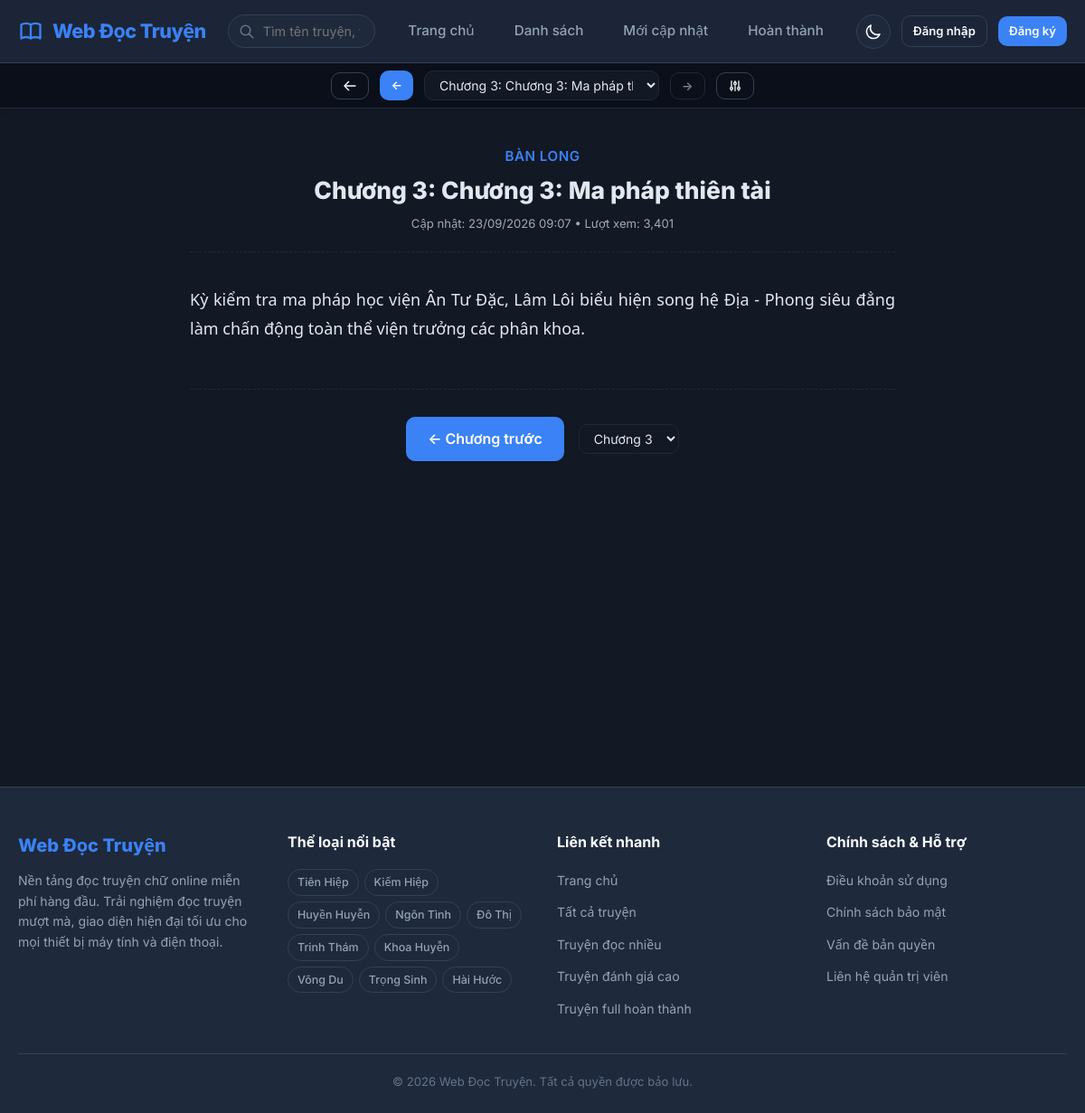
/stories/ban-long/chapter/chuong-3-ma-phap-thien-tai, run on the app's committed database.
### tables this page shows
CREATE TABLE IF NOT EXISTS `chapters` (
    `id` INT AUTO_INCREMENT PRIMARY KEY,
    `story_id` INT NOT NULL,
    `chapter_number` FLOAT NOT NULL,
    `title` VARCHAR(255) NOT NULL,
    `slug` VARCHAR(280) NOT NULL,
    `content` LONGTEXT NOT NULL,
    `views_count` INT UNSIGNED DEFAULT 0,
    `status` ENUM('published', 'draft') DEFAULT 'published',
    `created_at` TIMESTAMP DEFAULT CURRENT_TIMESTAMP,
    `updated_at` TIMESTAMP DEFAULT CURRENT_TIMESTAMP ON UPDATE CURRENT_TIMESTAMP,
    UNIQUE KEY `uk_story_chapter_num` (`story_id`, `chapter_number`),
    UNIQUE KEY `uk_story_chapter_slug` (`story_id`, `slug`),
    CONSTRAINT `fk_chapters_story` FOREIGN KEY (`story_id`) REFERENCES `stories`(`id`) ON DELETE CASCADE,
    INDEX `idx_chapter_order` (`story_id`, `chapter_number`)
);

CREATE TABLE IF NOT EXISTS `stories` (
    `id` INT AUTO_INCREMENT PRIMARY KEY,
    `author_id` INT NULL,
    `title` VARCHAR(255) NOT NULL,
    `slug` VARCHAR(280) NOT NULL UNIQUE,
    `description` LONGTEXT NOT NULL,
    `cover_image` VARCHAR(255) DEFAULT 'default-cover.jpg',
    `status` ENUM('updating', 'completed', 'paused') DEFAULT 'updating',
    `views_count` INT UNSIGNED DEFAULT 0,
    `rating_avg` DECIMAL(3, 2) DEFAULT 0.00,
    `rating_count` INT UNSIGNED DEFAULT 0,
    `created_at` TIMESTAMP DEFAULT CURRENT_TIMESTAMP,
    `updated_at` TIMESTAMP DEFAULT CURRENT_TIMESTAMP ON UPDATE CURRENT_TIMESTAMP,
    CONSTRAINT `fk_stories_author` FOREIGN KEY (`author_id`) REFERENCES `authors`(`id`) ON DELETE SET NULL,
    INDEX `idx_stories_views` (`views_count`),
    INDEX `idx_stories_rating` (`rating_avg`),
    INDEX `idx_stories_status` (`status`),
    INDEX `idx_stories_updated` (`updated_at`)
);

CREATE TABLE IF NOT EXISTS `categories` (
    `id` INT AUTO_INCREMENT PRIMARY KEY,
    `name` VARCHAR(100) NOT NULL UNIQUE,
    `slug` VARCHAR(120) NOT NULL UNIQUE,
    `description` TEXT NULL,
    `created_at` TIMESTAMP DEFAULT CURRENT_TIMESTAMP
);

### public/views/reader.php (the view, shortened to what the rows shown need)
<?php
$storySlug = $storySlug ?? ($_GET['storySlug'] ?? '');
$chapterSlug = $chapterSlug ?? ($_GET['chapterSlug'] ?? '');
$chapterModel = new Chapter();
$chapter = $chapterModel->getChapterForReading($storySlug, $chapterSlug);
require_once __DIR__ . '/layouts/header.php';
?>
<div class="reader-page">
    <div class="reader-controls-bar">
        <a href="<?= APP_URL ?>/stories/<?= $chapter['story_slug'] ?>" class="btn btn-sm btn-outline" title="Về trang giới thiệu truyện">
            <svg style="width:16px;height:16px;" fill="none" viewBox="0 0 24 24" stroke="currentColor">
                <path stroke-linecap="round" stroke-linejoin="round" stroke-width="2" d="M10 19l-7-7m0 0l7-7m-7 7h18" />
            </svg>
        </a>
        <?php if ($chapter['prev']): ?>
            <a id="prev-chapter-btn" href="<?= APP_URL ?>/stories/<?= $chapter['story_slug'] ?>/chapter/<?= $chapter['prev']['slug'] ?>" class="btn btn-sm btn-primary" title="Phím tắt: Mũi tên trái">
                &larr; <span style="display:none; @media(min-width:640px){display:inline;}">Chương trước</span>
            </a>
        <?php else: ?>
            <button class="btn btn-sm btn-outline" disabled style="opacity:0.5; cursor:not-allowed;">&larr;</button>
        <?php endif; ?>
        <select class="chapter-select">
            <?php foreach ($chapter['all_chapters'] as $ch): ?>
                <option value="<?= APP_URL ?>/stories/<?= $chapter['story_slug'] ?>/chapter/<?= $ch['slug'] ?>" <?= ((int)$ch['id'] === (int)$chapter['id']) ? 'selected' : '' ?>>
                    Chương <?= $ch['chapter_number'] ?>: <?= htmlspecialchars($ch['title']) ?>
                </option>
            <?php endforeach; ?>
        </select>
        <?php if ($chapter['next']): ?>
            <a id="next-chapter-btn" href="<?= APP_URL ?>/stories/<?= $chapter['story_slug'] ?>/chapter/<?= $chapter['next']['slug'] ?>" class="btn btn-sm btn-primary" title="Phím tắt: Mũi tên phải">
                <span style="display:none; @media(min-width:640px){display:inline;}">Chương sau</span> &rarr;
            </a>
        <?php else: ?>
            <button class="btn btn-sm btn-outline" disabled style="opacity:0.5; cursor:not-allowed;">&rarr;</button>
        <?php endif; ?>
        <button id="reader-settings-toggle" class="btn btn-sm btn-outline" title="Tùy chỉnh đọc">
            <svg style="width:16px;height:16px;" fill="none" viewBox="0 0 24 24" stroke="currentColor">
                <path stroke-linecap="round" stroke-linejoin="round" stroke-width="2" d="M12 6V4m0 2a2 2 0 100 4m0-4a2 2 0 110 4m-6 8a2 2 0 100-4m0 4a2 2 0 110-4m0 4v2m0-6V4m6 6v10m6-2a2 2 0 100-4m0 4a2 2 0 110-4m0 4v2m0-6V4" />
            </svg>
        </button>
    </div>
    <main class="reader-container reader-width-medium">
        <header class="reader-chapter-title-heading">
            <a href="<?= APP_URL ?>/stories/<?= $chapter['story_slug'] ?>" style="font-size:0.95rem; font-weight:600; color:var(--primary); text-transform:uppercase; letter-spacing:0.5px; display:inline-block; margin-bottom:8px;">
                <?= htmlspecialchars($chapter['story_title']) ?>
            </a>
            <h1>Chương <?= $chapter['chapter_number'] ?>: <?= htmlspecialchars($chapter['title']) ?></h1>
            <div class="reader-meta">
                Cập nhật: <?= date('d/m/Y H:i', strtotime($chapter['created_at'])) ?> &bull; Lượt xem: <?= number_format($chapter['views_count'] + 1) ?>
            </div>
        </header>
        <article class="reader-content font-sans-serif" style="font-size: 18px; line-height: 1.8;">
            <?= $chapter['content'] ?>
        </article>
        <div class="reader-footer-nav">
            <?php if ($chapter['prev']): ?>
                <a href="<?= APP_URL ?>/stories/<?= $chapter['story_slug'] ?>/chapter/<?= $chapter['prev']['slug'] ?>" class="btn btn-primary btn-lg">
                    &larr; Chương trước
                </a>
            <?php endif; ?>
            <select class="chapter-select" style="max-width:200px;">
                <?php foreach ($chapter['all_chapters'] as $ch): ?>
                    <option value="<?= APP_URL ?>/stories/<?= $chapter['story_slug'] ?>/chapter/<?= $ch['slug'] ?>" <?= ((int)$ch['id'] === (int)$chapter['id']) ? 'selected' : '' ?>>
                        Chương <?= $ch['chapter_number'] ?>
                    </option>
                <?php endforeach; ?>
            </select>
        </div>
    </main>
</div>
<?php require_once __DIR__ . '/layouts/footer.php'; ?>

### app/core/Router.php (shortened to what the rows shown need)
<?php
class Router {
    private array $routes = [];
    private function addRoute(string $method, string $path, array|callable|string $handler): void {
        $pattern = preg_replace('/\/:([^\/]+)/', '/(?P<$1>[^/]+)', $path);
        $pattern = '#^' . $pattern . '$#';
        $this->routes[] = [
            'method'  => $method,
            'path'    => $path,
            'pattern' => $pattern,
            'handler' => $handler
        ];
    }
    public function dispatch(): void {
        $uri = parse_url($_SERVER['REQUEST_URI'], PHP_URL_PATH);
        $method = $_SERVER['REQUEST_METHOD'] ?? 'GET';
        if (defined('APP_URL')) {
            $appPath = parse_url(APP_URL, PHP_URL_PATH);
            if (!empty($appPath) && $appPath !== '/' && stripos($uri, $appPath) === 0) {
                $uri = substr($uri, strlen($appPath));
            }
        }
        $uri = '/' . trim($uri, '/');
        foreach ($this->routes as $route) {
            if ($route['method'] !== 'ANY' && $route['method'] !== $method) {
                continue;
            }
            if (preg_match($route['pattern'], $uri, $matches)) {
                $params = [];
                foreach ($matches as $key => $value) {
                    if (is_string($key)) {
                        $params[$key] = urldecode($value);
                    }
                }
                $handler = $route['handler'];
                if (is_string($handler)) {
                    extract($params);
                    $viewFile = PUBLIC_PATH . "/views/{$handler}.php";
                    if (file_exists($viewFile)) {
                        require_once $viewFile;
                        return;
                    }
                }
            }
        }
    }
}

### public/views/layouts/footer.php (shortened to what the rows shown need)
<?php
$footerCategories = (new Category())->all('id ASC');
?>
<footer class="site-footer">
    <div class="container">
        <div class="footer-grid">
            <div>
                <div class="footer-brand"><?= APP_NAME ?></div>
                <p class="footer-desc">
                    Nền tảng đọc truyện chữ online miễn phí hàng đầu. Trải nghiệm đọc truyện mượt mà, giao diện hiện đại tối ưu cho mọi thiết bị máy tính và điện thoại.
                </p>
            </div>
            <div>
                <div class="footer-title">Thể loại nổi bật</div>
                <div style="display:flex; flex-wrap:wrap; gap:6px;">
                    <?php foreach (array_slice($footerCategories, 0, 10) as $cat): ?>
                        <a href="<?= APP_URL ?>/stories?category=<?= $cat['slug'] ?>" class="filter-tag" style="font-size:0.78rem; padding:4px 10px;">
                            <?= htmlspecialchars($cat['name']) ?>
                        </a>
                    <?php endforeach; ?>
                </div>
            </div>
            <div>
                <div class="footer-title">Liên kết nhanh</div>
                <ul class="footer-links">
                    <li><a href="<?= APP_URL ?>" class="footer-link">Trang chủ</a></li>
                    <li><a href="<?= APP_URL ?>/stories" class="footer-link">Tất cả truyện</a></li>
                    <li><a href="<?= APP_URL ?>/stories?sort=views" class="footer-link">Truyện đọc nhiều</a></li>
                    <li><a href="<?= APP_URL ?>/stories?sort=rating" class="footer-link">Truyện đánh giá cao</a></li>
                    <li><a href="<?= APP_URL ?>/stories?status=completed" class="footer-link">Truyện full hoàn thành</a></li>
                </ul>
            </div>
            <div>
                <div class="footer-title">Chính sách & Hỗ trợ</div>
                <ul class="footer-links">
                    <li><a href="#" class="footer-link">Điều khoản sử dụng</a></li>
                    <li><a href="#" class="footer-link">Chính sách bảo mật</a></li>
                    <li><a href="#" class="footer-link">Vấn đề bản quyền</a></li>
                    <li><a href="#" class="footer-link">Liên hệ quản trị viên</a></li>
                </ul>
            </div>
        </div>
        <div class="footer-bottom">
            <p>&copy; <?= date('Y') ?> <?= APP_NAME ?>. Tất cả quyền được bảo lưu.</p>
        </div>
    </div>
</footer>
</body>
</html>

### data on the page
chapters: story.title "BÀN LONG", chapter_number "3", title "Chương 3: Ma pháp thiên tài", created_at "23/09/2026 09:07", $chapter['views_count'] + 1 "3,401", content "Kỳ kiểm tra ma pháp học viện Ân Tư Đặc, Lâm Lôi biểu hiện song hệ Địa - Phong siêu đẳng làm chấn động toàn thể viện trưởng các phân khoa."
categories: name "Tiên Hiệp"
categories: name "Kiếm Hiệp"
categories: name "Huyền Huyễn"
categories: name "Ngôn Tình"
categories: name "Đô Thị"
categories: name "Trinh Thám"
categories: name "Khoa Huyễn"
categories: name "Võng Du"
categories: name "Trọng Sinh"
categories: name "Hài Hước"
